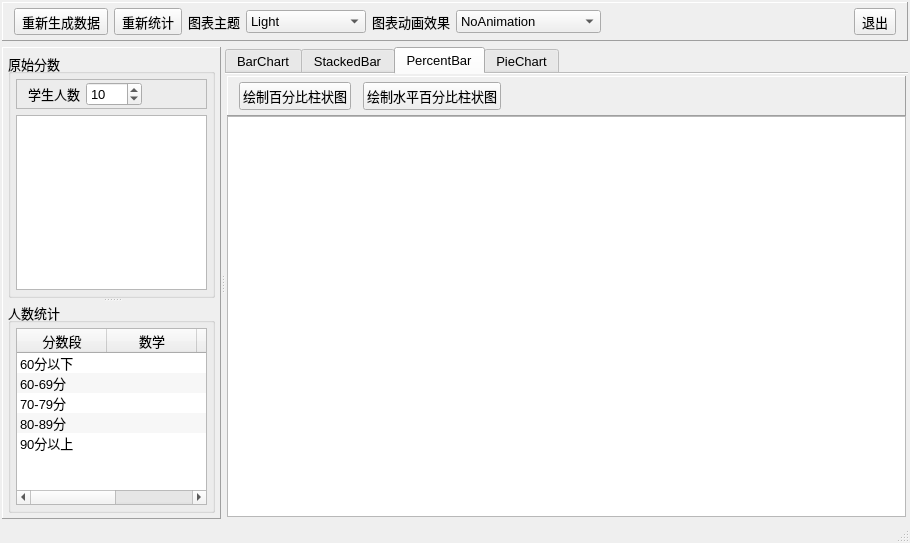
<?xml version="1.0" encoding="UTF-8"?>
<ui version="4.0">
 <class>MainWindow</class>
 <widget class="QMainWindow" name="MainWindow">
  <property name="geometry">
   <rect>
    <x>0</x>
    <y>0</y>
    <width>910</width>
    <height>543</height>
   </rect>
  </property>
  <property name="font">
   <font>
    <pointsize>10</pointsize>
   </font>
  </property>
  <property name="windowTitle">
   <string>饼图和柱状图</string>
  </property>
  <widget class="QWidget" name="centralWidget">
   <layout class="QVBoxLayout" name="verticalLayout_13">
    <property name="leftMargin">
     <number>2</number>
    </property>
    <property name="topMargin">
     <number>2</number>
    </property>
    <property name="rightMargin">
     <number>2</number>
    </property>
    <property name="bottomMargin">
     <number>2</number>
    </property>
    <item>
     <widget class="QFrame" name="frame_6">
      <property name="maximumSize">
       <size>
        <width>16777215</width>
        <height>40</height>
       </size>
      </property>
      <property name="frameShape">
       <enum>QFrame::Panel</enum>
      </property>
      <property name="frameShadow">
       <enum>QFrame::Raised</enum>
      </property>
      <layout class="QHBoxLayout" name="horizontalLayout_7">
       <property name="topMargin">
        <number>5</number>
       </property>
       <property name="bottomMargin">
        <number>5</number>
       </property>
       <item>
        <widget class="QToolButton" name="toolBtn_GenData">
         <property name="toolTip">
          <string>重新生成数据并统计</string>
         </property>
         <property name="text">
          <string>重新生成数据</string>
         </property>
         <property name="icon">
          <iconset resource="res.qrc">
           <normaloff>:/icons/images/828.bmp</normaloff>:/icons/images/828.bmp</iconset>
         </property>
         <property name="toolButtonStyle">
          <enum>Qt::ToolButtonTextBesideIcon</enum>
         </property>
        </widget>
       </item>
       <item>
        <widget class="QToolButton" name="toolBtn_Counting">
         <property name="toolTip">
          <string>重新统计</string>
         </property>
         <property name="text">
          <string>重新统计</string>
         </property>
         <property name="icon">
          <iconset resource="res.qrc">
           <normaloff>:/icons/images/216.GIF</normaloff>:/icons/images/216.GIF</iconset>
         </property>
         <property name="toolButtonStyle">
          <enum>Qt::ToolButtonTextBesideIcon</enum>
         </property>
        </widget>
       </item>
       <item>
        <widget class="QLabel" name="label_7">
         <property name="text">
          <string>图表主题</string>
         </property>
        </widget>
       </item>
       <item>
        <widget class="QComboBox" name="comboTheme">
         <property name="minimumSize">
          <size>
           <width>120</width>
           <height>0</height>
          </size>
         </property>
         <item>
          <property name="text">
           <string>Light</string>
          </property>
         </item>
         <item>
          <property name="text">
           <string>BlueCerulean</string>
          </property>
         </item>
         <item>
          <property name="text">
           <string>Dark</string>
          </property>
         </item>
         <item>
          <property name="text">
           <string>BrownSand</string>
          </property>
         </item>
         <item>
          <property name="text">
           <string>BlueNcs</string>
          </property>
         </item>
         <item>
          <property name="text">
           <string>HighContrast</string>
          </property>
         </item>
         <item>
          <property name="text">
           <string>BlueIcy</string>
          </property>
         </item>
         <item>
          <property name="text">
           <string>Qt</string>
          </property>
         </item>
        </widget>
       </item>
       <item>
        <widget class="QLabel" name="label_8">
         <property name="text">
          <string>图表动画效果</string>
         </property>
        </widget>
       </item>
       <item>
        <widget class="QComboBox" name="comboAnimation">
         <item>
          <property name="text">
           <string>NoAnimation</string>
          </property>
         </item>
         <item>
          <property name="text">
           <string>GridAxisAnimations</string>
          </property>
         </item>
         <item>
          <property name="text">
           <string>SeriesAnimations</string>
          </property>
         </item>
         <item>
          <property name="text">
           <string>AllAnimations</string>
          </property>
         </item>
        </widget>
       </item>
       <item>
        <spacer name="horizontalSpacer_7">
         <property name="orientation">
          <enum>Qt::Horizontal</enum>
         </property>
         <property name="sizeHint" stdset="0">
          <size>
           <width>40</width>
           <height>20</height>
          </size>
         </property>
        </spacer>
       </item>
       <item>
        <widget class="QToolButton" name="toolBtn_Quit">
         <property name="text">
          <string>退出</string>
         </property>
         <property name="icon">
          <iconset resource="res.qrc">
           <normaloff>:/icons/images/132.bmp</normaloff>:/icons/images/132.bmp</iconset>
         </property>
         <property name="toolButtonStyle">
          <enum>Qt::ToolButtonTextBesideIcon</enum>
         </property>
        </widget>
       </item>
      </layout>
     </widget>
    </item>
    <item>
     <widget class="QSplitter" name="splitter_2">
      <property name="orientation">
       <enum>Qt::Horizontal</enum>
      </property>
      <widget class="QFrame" name="frameData">
       <property name="frameShape">
        <enum>QFrame::Panel</enum>
       </property>
       <property name="frameShadow">
        <enum>QFrame::Raised</enum>
       </property>
       <layout class="QVBoxLayout" name="verticalLayout_3">
        <property name="leftMargin">
         <number>5</number>
        </property>
        <property name="topMargin">
         <number>5</number>
        </property>
        <property name="rightMargin">
         <number>5</number>
        </property>
        <property name="bottomMargin">
         <number>5</number>
        </property>
        <item>
         <widget class="QSplitter" name="splitter">
          <property name="orientation">
           <enum>Qt::Vertical</enum>
          </property>
          <widget class="QGroupBox" name="groupBox">
           <property name="title">
            <string>原始分数</string>
           </property>
           <layout class="QVBoxLayout" name="verticalLayout">
            <property name="leftMargin">
             <number>5</number>
            </property>
            <property name="topMargin">
             <number>5</number>
            </property>
            <property name="rightMargin">
             <number>5</number>
            </property>
            <property name="bottomMargin">
             <number>5</number>
            </property>
            <item>
             <widget class="QFrame" name="frame_2">
              <property name="frameShape">
               <enum>QFrame::StyledPanel</enum>
              </property>
              <property name="frameShadow">
               <enum>QFrame::Raised</enum>
              </property>
              <layout class="QHBoxLayout" name="horizontalLayout_6">
               <property name="topMargin">
                <number>2</number>
               </property>
               <property name="bottomMargin">
                <number>2</number>
               </property>
               <item>
                <widget class="QLabel" name="label_5">
                 <property name="text">
                  <string>学生人数</string>
                 </property>
                 <property name="alignment">
                  <set>Qt::AlignRight|Qt::AlignTrailing|Qt::AlignVCenter</set>
                 </property>
                </widget>
               </item>
               <item>
                <widget class="QSpinBox" name="spinCount">
                 <property name="minimum">
                  <number>2</number>
                 </property>
                 <property name="maximum">
                  <number>5000</number>
                 </property>
                 <property name="value">
                  <number>10</number>
                 </property>
                </widget>
               </item>
               <item>
                <spacer name="horizontalSpacer_6">
                 <property name="orientation">
                  <enum>Qt::Horizontal</enum>
                 </property>
                 <property name="sizeHint" stdset="0">
                  <size>
                   <width>40</width>
                   <height>20</height>
                  </size>
                 </property>
                </spacer>
               </item>
              </layout>
             </widget>
            </item>
            <item>
             <widget class="QTableView" name="tableView">
              <property name="alternatingRowColors">
               <bool>true</bool>
              </property>
              <attribute name="horizontalHeaderDefaultSectionSize">
               <number>80</number>
              </attribute>
              <attribute name="verticalHeaderDefaultSectionSize">
               <number>27</number>
              </attribute>
             </widget>
            </item>
           </layout>
          </widget>
          <widget class="QGroupBox" name="groupBox_7">
           <property name="title">
            <string>人数统计</string>
           </property>
           <layout class="QVBoxLayout" name="verticalLayout_2">
            <property name="leftMargin">
             <number>5</number>
            </property>
            <property name="topMargin">
             <number>5</number>
            </property>
            <property name="rightMargin">
             <number>5</number>
            </property>
            <property name="bottomMargin">
             <number>5</number>
            </property>
            <item>
             <widget class="QTreeWidget" name="treeWidget">
              <property name="maximumSize">
               <size>
                <width>16777215</width>
                <height>300</height>
               </size>
              </property>
              <property name="editTriggers">
               <set>QAbstractItemView::NoEditTriggers</set>
              </property>
              <property name="alternatingRowColors">
               <bool>true</bool>
              </property>
              <property name="indentation">
               <number>0</number>
              </property>
              <attribute name="headerDefaultSectionSize">
               <number>90</number>
              </attribute>
              <column>
               <property name="text">
                <string>分数段</string>
               </property>
               <property name="textAlignment">
                <set>AlignCenter</set>
               </property>
              </column>
              <column>
               <property name="text">
                <string>数学</string>
               </property>
               <property name="textAlignment">
                <set>AlignCenter</set>
               </property>
              </column>
              <column>
               <property name="text">
                <string>语文</string>
               </property>
               <property name="textAlignment">
                <set>AlignCenter</set>
               </property>
              </column>
              <column>
               <property name="text">
                <string>英语</string>
               </property>
               <property name="textAlignment">
                <set>AlignCenter</set>
               </property>
              </column>
              <item>
               <property name="text">
                <string>60分以下</string>
               </property>
               <property name="textAlignment">
                <set>AlignCenter</set>
               </property>
               <property name="text">
                <string/>
               </property>
               <property name="textAlignment">
                <set>AlignCenter</set>
               </property>
               <property name="text">
                <string/>
               </property>
              </item>
              <item>
               <property name="text">
                <string>60-69分</string>
               </property>
               <property name="textAlignment">
                <set>AlignCenter</set>
               </property>
               <property name="text">
                <string/>
               </property>
               <property name="textAlignment">
                <set>AlignCenter</set>
               </property>
               <property name="text">
                <string/>
               </property>
              </item>
              <item>
               <property name="text">
                <string>70-79分</string>
               </property>
               <property name="textAlignment">
                <set>AlignCenter</set>
               </property>
               <property name="text">
                <string/>
               </property>
               <property name="text">
                <string/>
               </property>
              </item>
              <item>
               <property name="text">
                <string>80-89分</string>
               </property>
               <property name="textAlignment">
                <set>AlignCenter</set>
               </property>
               <property name="text">
                <string/>
               </property>
               <property name="textAlignment">
                <set>AlignCenter</set>
               </property>
               <property name="text">
                <string/>
               </property>
              </item>
              <item>
               <property name="text">
                <string>90分以上</string>
               </property>
               <property name="textAlignment">
                <set>AlignCenter</set>
               </property>
               <property name="text">
                <string/>
               </property>
               <property name="text">
                <string/>
               </property>
              </item>
             </widget>
            </item>
           </layout>
          </widget>
         </widget>
        </item>
       </layout>
      </widget>
      <widget class="QTabWidget" name="tabWidget">
       <property name="tabPosition">
        <enum>QTabWidget::North</enum>
       </property>
       <property name="tabShape">
        <enum>QTabWidget::Rounded</enum>
       </property>
       <property name="currentIndex">
        <number>2</number>
       </property>
       <property name="documentMode">
        <bool>true</bool>
       </property>
       <widget class="QWidget" name="tab">
        <attribute name="icon">
         <iconset resource="res.qrc">
          <normaloff>:/icons/images/3.ico</normaloff>:/icons/images/3.ico</iconset>
        </attribute>
        <attribute name="title">
         <string>BarChart</string>
        </attribute>
        <layout class="QVBoxLayout" name="verticalLayout_9">
         <property name="leftMargin">
          <number>2</number>
         </property>
         <property name="topMargin">
          <number>2</number>
         </property>
         <property name="rightMargin">
          <number>2</number>
         </property>
         <property name="bottomMargin">
          <number>2</number>
         </property>
         <item>
          <widget class="QWidget" name="widget" native="true">
           <layout class="QVBoxLayout" name="verticalLayout_8">
            <property name="spacing">
             <number>0</number>
            </property>
            <property name="leftMargin">
             <number>0</number>
            </property>
            <property name="topMargin">
             <number>0</number>
            </property>
            <property name="rightMargin">
             <number>0</number>
            </property>
            <property name="bottomMargin">
             <number>0</number>
            </property>
            <item>
             <widget class="QFrame" name="frame">
              <property name="frameShape">
               <enum>QFrame::Panel</enum>
              </property>
              <property name="frameShadow">
               <enum>QFrame::Raised</enum>
              </property>
              <layout class="QHBoxLayout" name="horizontalLayout">
               <property name="spacing">
                <number>12</number>
               </property>
               <property name="topMargin">
                <number>5</number>
               </property>
               <property name="bottomMargin">
                <number>5</number>
               </property>
               <item>
                <widget class="QPushButton" name="btnBuildBarChart">
                 <property name="text">
                  <string>绘制柱状图</string>
                 </property>
                </widget>
               </item>
               <item>
                <widget class="QPushButton" name="btnBuildBarChartH">
                 <property name="text">
                  <string>绘制水平柱状图</string>
                 </property>
                </widget>
               </item>
               <item>
                <spacer name="horizontalSpacer_2">
                 <property name="orientation">
                  <enum>Qt::Horizontal</enum>
                 </property>
                 <property name="sizeHint" stdset="0">
                  <size>
                   <width>662</width>
                   <height>20</height>
                  </size>
                 </property>
                </spacer>
               </item>
              </layout>
             </widget>
            </item>
            <item>
             <widget class="TChartView" name="chartViewBar">
              <property name="renderHints">
               <set>QPainter::Antialiasing|QPainter::TextAntialiasing</set>
              </property>
             </widget>
            </item>
           </layout>
          </widget>
         </item>
        </layout>
       </widget>
       <widget class="QWidget" name="tab_3">
        <attribute name="icon">
         <iconset resource="res.qrc">
          <normaloff>:/icons/images/281.GIF</normaloff>:/icons/images/281.GIF</iconset>
        </attribute>
        <attribute name="title">
         <string>StackedBar</string>
        </attribute>
        <layout class="QVBoxLayout" name="verticalLayout_10">
         <property name="leftMargin">
          <number>2</number>
         </property>
         <property name="topMargin">
          <number>2</number>
         </property>
         <property name="rightMargin">
          <number>2</number>
         </property>
         <property name="bottomMargin">
          <number>2</number>
         </property>
         <item>
          <widget class="QWidget" name="widget_2" native="true">
           <layout class="QVBoxLayout" name="verticalLayout_5">
            <property name="spacing">
             <number>0</number>
            </property>
            <property name="leftMargin">
             <number>0</number>
            </property>
            <property name="topMargin">
             <number>0</number>
            </property>
            <property name="rightMargin">
             <number>0</number>
            </property>
            <property name="bottomMargin">
             <number>0</number>
            </property>
            <item>
             <widget class="QFrame" name="frame_3">
              <property name="frameShape">
               <enum>QFrame::Panel</enum>
              </property>
              <property name="frameShadow">
               <enum>QFrame::Raised</enum>
              </property>
              <layout class="QHBoxLayout" name="horizontalLayout_3">
               <property name="spacing">
                <number>12</number>
               </property>
               <property name="topMargin">
                <number>5</number>
               </property>
               <property name="bottomMargin">
                <number>5</number>
               </property>
               <item>
                <widget class="QPushButton" name="btnBuildStackedBar">
                 <property name="text">
                  <string>绘制堆叠柱状图</string>
                 </property>
                </widget>
               </item>
               <item>
                <widget class="QPushButton" name="btnBuildStackedBarH">
                 <property name="text">
                  <string>绘制水平堆叠柱状图</string>
                 </property>
                </widget>
               </item>
               <item>
                <spacer name="horizontalSpacer_3">
                 <property name="orientation">
                  <enum>Qt::Horizontal</enum>
                 </property>
                 <property name="sizeHint" stdset="0">
                  <size>
                   <width>536</width>
                   <height>20</height>
                  </size>
                 </property>
                </spacer>
               </item>
              </layout>
             </widget>
            </item>
            <item>
             <widget class="TChartView" name="chartViewStackedBar"/>
            </item>
           </layout>
          </widget>
         </item>
        </layout>
       </widget>
       <widget class="QWidget" name="tab_5">
        <attribute name="icon">
         <iconset resource="res.qrc">
          <normaloff>:/icons/images/f4.ico</normaloff>:/icons/images/f4.ico</iconset>
        </attribute>
        <attribute name="title">
         <string>PercentBar</string>
        </attribute>
        <layout class="QVBoxLayout" name="verticalLayout_12">
         <property name="leftMargin">
          <number>2</number>
         </property>
         <property name="topMargin">
          <number>2</number>
         </property>
         <property name="rightMargin">
          <number>2</number>
         </property>
         <property name="bottomMargin">
          <number>2</number>
         </property>
         <item>
          <widget class="QWidget" name="widget_4" native="true">
           <layout class="QVBoxLayout" name="verticalLayout_6">
            <property name="spacing">
             <number>0</number>
            </property>
            <property name="leftMargin">
             <number>0</number>
            </property>
            <property name="topMargin">
             <number>0</number>
            </property>
            <property name="rightMargin">
             <number>0</number>
            </property>
            <property name="bottomMargin">
             <number>0</number>
            </property>
            <item>
             <widget class="QFrame" name="frame_5">
              <property name="frameShape">
               <enum>QFrame::Panel</enum>
              </property>
              <property name="frameShadow">
               <enum>QFrame::Raised</enum>
              </property>
              <layout class="QHBoxLayout" name="horizontalLayout_4">
               <property name="spacing">
                <number>12</number>
               </property>
               <property name="topMargin">
                <number>5</number>
               </property>
               <property name="bottomMargin">
                <number>5</number>
               </property>
               <item>
                <widget class="QPushButton" name="btnPercentBar">
                 <property name="text">
                  <string>绘制百分比柱状图</string>
                 </property>
                </widget>
               </item>
               <item>
                <widget class="QPushButton" name="btnPercentBarH">
                 <property name="text">
                  <string>绘制水平百分比柱状图</string>
                 </property>
                </widget>
               </item>
               <item>
                <spacer name="horizontalSpacer_4">
                 <property name="orientation">
                  <enum>Qt::Horizontal</enum>
                 </property>
                 <property name="sizeHint" stdset="0">
                  <size>
                   <width>523</width>
                   <height>20</height>
                  </size>
                 </property>
                </spacer>
               </item>
              </layout>
             </widget>
            </item>
            <item>
             <widget class="TChartView" name="chartViewPercentBar"/>
            </item>
           </layout>
          </widget>
         </item>
        </layout>
       </widget>
       <widget class="QWidget" name="tab_2">
        <attribute name="icon">
         <iconset resource="res.qrc">
          <normaloff>:/icons/images/43.ico</normaloff>:/icons/images/43.ico</iconset>
        </attribute>
        <attribute name="title">
         <string>PieChart</string>
        </attribute>
        <layout class="QVBoxLayout" name="verticalLayout_11">
         <property name="leftMargin">
          <number>2</number>
         </property>
         <property name="topMargin">
          <number>2</number>
         </property>
         <property name="rightMargin">
          <number>2</number>
         </property>
         <property name="bottomMargin">
          <number>2</number>
         </property>
         <item>
          <widget class="QWidget" name="widget_3" native="true">
           <layout class="QVBoxLayout" name="verticalLayout_4">
            <property name="spacing">
             <number>0</number>
            </property>
            <property name="leftMargin">
             <number>0</number>
            </property>
            <property name="topMargin">
             <number>0</number>
            </property>
            <property name="rightMargin">
             <number>0</number>
            </property>
            <property name="bottomMargin">
             <number>0</number>
            </property>
            <item>
             <widget class="QFrame" name="frame_4">
              <property name="frameShape">
               <enum>QFrame::Panel</enum>
              </property>
              <property name="frameShadow">
               <enum>QFrame::Raised</enum>
              </property>
              <layout class="QHBoxLayout" name="horizontalLayout_2">
               <property name="topMargin">
                <number>5</number>
               </property>
               <property name="bottomMargin">
                <number>5</number>
               </property>
               <item>
                <widget class="QLabel" name="label">
                 <property name="text">
                  <string>分析数据</string>
                 </property>
                 <property name="alignment">
                  <set>Qt::AlignRight|Qt::AlignTrailing|Qt::AlignVCenter</set>
                 </property>
                </widget>
               </item>
               <item>
                <widget class="QComboBox" name="comboCourse">
                 <property name="minimumSize">
                  <size>
                   <width>60</width>
                   <height>0</height>
                  </size>
                 </property>
                 <item>
                  <property name="text">
                   <string>数学</string>
                  </property>
                 </item>
                 <item>
                  <property name="text">
                   <string>语文</string>
                  </property>
                 </item>
                 <item>
                  <property name="text">
                   <string>英语</string>
                  </property>
                 </item>
                </widget>
               </item>
               <item>
                <widget class="QPushButton" name="btnDrawPieChart">
                 <property name="text">
                  <string>绘制饼图</string>
                 </property>
                </widget>
               </item>
               <item>
                <widget class="QLabel" name="label_2">
                 <property name="text">
                  <string>HoleSize</string>
                 </property>
                </widget>
               </item>
               <item>
                <widget class="QDoubleSpinBox" name="spinHoleSize">
                 <property name="minimumSize">
                  <size>
                   <width>70</width>
                   <height>0</height>
                  </size>
                 </property>
                 <property name="decimals">
                  <number>2</number>
                 </property>
                 <property name="maximum">
                  <double>1.000000000000000</double>
                 </property>
                 <property name="singleStep">
                  <double>0.100000000000000</double>
                 </property>
                </widget>
               </item>
               <item>
                <widget class="QLabel" name="label_3">
                 <property name="text">
                  <string>PieSize</string>
                 </property>
                </widget>
               </item>
               <item>
                <widget class="QDoubleSpinBox" name="spinPieSize">
                 <property name="minimumSize">
                  <size>
                   <width>70</width>
                   <height>0</height>
                  </size>
                 </property>
                 <property name="maximum">
                  <double>1.000000000000000</double>
                 </property>
                 <property name="singleStep">
                  <double>0.100000000000000</double>
                 </property>
                 <property name="value">
                  <double>0.700000000000000</double>
                 </property>
                </widget>
               </item>
               <item>
                <widget class="QCheckBox" name="chkBox_PieLegend">
                 <property name="text">
                  <string>显示图例</string>
                 </property>
                 <property name="checked">
                  <bool>true</bool>
                 </property>
                </widget>
               </item>
               <item>
                <spacer name="horizontalSpacer">
                 <property name="orientation">
                  <enum>Qt::Horizontal</enum>
                 </property>
                 <property name="sizeHint" stdset="0">
                  <size>
                   <width>40</width>
                   <height>20</height>
                  </size>
                 </property>
                </spacer>
               </item>
              </layout>
             </widget>
            </item>
            <item>
             <widget class="TChartView" name="chartViewPie"/>
            </item>
           </layout>
          </widget>
         </item>
        </layout>
       </widget>
      </widget>
     </widget>
    </item>
   </layout>
  </widget>
  <widget class="QStatusBar" name="statusBar"/>
 </widget>
 <layoutdefault spacing="6" margin="11"/>
 <customwidgets>
  <customwidget>
   <class>TChartView</class>
   <extends>QGraphicsView</extends>
   <header location="global">tchartview.h</header>
  </customwidget>
 </customwidgets>
 <resources>
  <include location="res.qrc"/>
 </resources>
 <connections>
  <connection>
   <sender>toolBtn_Quit</sender>
   <signal>clicked()</signal>
   <receiver>MainWindow</receiver>
   <slot>close()</slot>
   <hints>
    <hint type="sourcelabel">
     <x>984</x>
     <y>21</y>
    </hint>
    <hint type="destinationlabel">
     <x>514</x>
     <y>280</y>
    </hint>
   </hints>
  </connection>
 </connections>
</ui>
